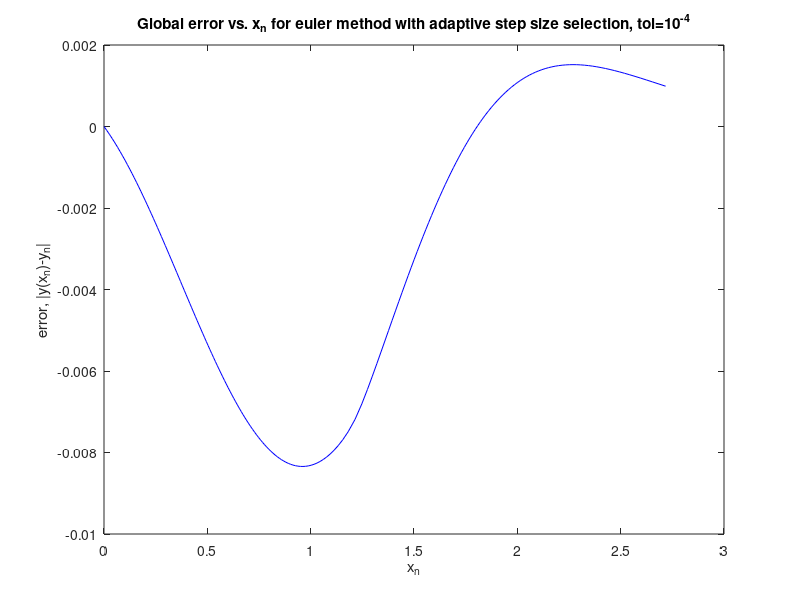

This figure's MATLAB source:
% function [error,x] = adapt_step_euler(tol)
% adaptive step size selection

clc;
close all;

% given f(x,y)
f = @(x,y) (1-2*x)*y;

% true solution: will be used in finding error at each time step
y_exact = @(x) exp(x - x.^2);

% function for y^(2): will NOT be used in approximating LTE
% y2 = @(x,y) ((1-2*x)^2 - 2)*y;

tol = 10^(-4); % 10^(-2) | 10^(-4)

% when to stop finding h_n?
N = 200;

% initialize h(step sizes) array
h = zeros(1,N);
h(1) = 0.1*tol;

% initialize x array
x = zeros(1,N+1);
x(1) = 0;

y = zeros(1,N+1);
y(1) = 1;

i = 1;

%fprintf('going inside the loop\n');
while i<= N
    x(i+1) = x(i)+h(i);
    % numr = 1 + 0.5*h(i)*(1 - 2*x(i));
    % denomr = 1 - 0.5*h(i)*(1 - 2*x(i+1));

    y(i+1) = y(i) + h(i)*f(x(i), y(i));
    %fprintf('y_1: %f\n', y(i+1));

%     approximate LTE at (x_n+1, y_n+1) = 0.5*h*(x'(t_n + h_n) - x'(t_n))
    %lte = abs(((h(i)^2)/2) * y2(x(i+1), y(i+1)));
    lte = abs(0.5*h(i)*(f(x(i+1),y(i+1)) - f(x(i), y(i))));
    %fprintf('lte: %f\n', lte);

    if lte<tol
        i = i+1;
        h(i) = h(i-1)*((tol/lte)^(1/2));
    else 
        h(i) = h(i)*((tol/lte)^(1/2));
        %fprintf('calculating h_new: %f\n', h(i));
    end
end

% finding out the global error
y_exact_values = y_exact(x);
error = y_exact_values-y;

%disp(h);
%disp(x);

figure
%plot(x,h,'-r')
%title('step size vs. x_n for Euler method with adaptive step size selection, tol=1e-4')
%ylabel('step size, h_n')
%xlabel('x_n')

plot(x, error, '-b')
title('Global error vs. x_n for euler method with adaptive step size selection, tol=10^{-4}')
ylabel('error, |y(x_n)-y_n|')
xlabel('x_n')